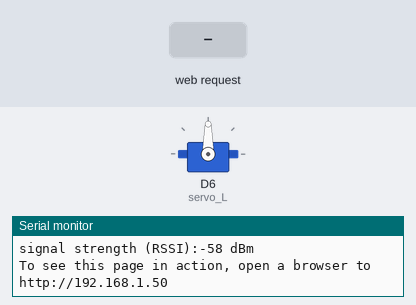
Bench run of a sketch on a simulated Arduino MKR. Shown: servo, the last lines printed to the serial monitor. Inputs (shaded band) come from the test bench. WiFi joins after 1.5 s; servers stay silent unless stated.

Above: at 12.7 s.
12.8 s: HTTP request GET /S received
At 13.25 s:
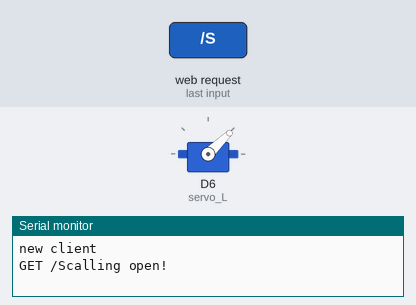
At 16.1 s:
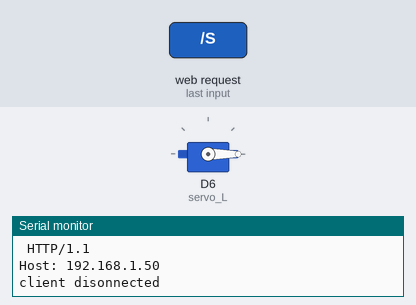
Timing chart, 0 to 17.6 s (numbered marks = the images above; inputs shaded):
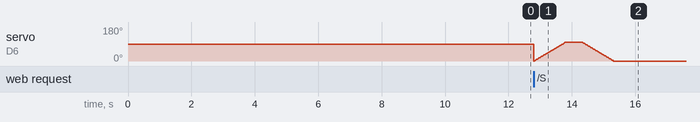

The sketch:

finger.ino
```cpp
#include <SPI.h>
#include <WiFi101.h>
#include "arduino_secrets.h"
#include <Servo.h>
int i = 0;
int j = 0;
int k = 0;

Servo servo_L;
///////please enter your sensitive data in the Secret tab/arduino_secrets.h
char ssid[] = SECRET_SSID;        // your network SSID (name)
char pass[] = SECRET_PASS;    // your network password (use for WPA, or use as key for WEP)
int keyIndex = 0;                 // your network key Index number (needed only for WEP)


int status = WL_IDLE_STATUS;
WiFiServer server(9109);
int pos1 = 0;
int state = 0;

void setup() {
  Serial.begin(9600);      // initialize serial communication
  WiFi.setPins(8,7,4,2);
  servo_L.attach(6);
  // check for the presence of the shield:
  if (WiFi.status() == WL_NO_SHIELD) {
    Serial.println("WiFi shield not present");
    while (true);       // don't continue
  }

  // attempt to connect to WiFi network:
  while ( status != WL_CONNECTED) {
    Serial.print("Attempting to connect to Network named: ");
    Serial.println(ssid);                   // print the network name (SSID);

    // Connect to WPA/WPA2 network. Change this line if using open or WEP network:
    status = WiFi.begin(ssid, pass);
    // wait 10 seconds for connection:
    delay(10000);
  }
  server.begin();                           // start the web server on port 80
  printWiFiStatus();                        // you're connected now, so print out the status
}


void loop() {
  WiFiClient client = server.available();   // listen for incoming clients

  if (client) {                             // if you get a client,
    Serial.println("new client");           // print a message out the serial port
    String currentLine = "";                // make a String to hold incoming data from the client
    while (client.connected()) {            // loop while the client's connected
      if (client.available()) {             // if there's bytes to read from the client,
        char c = client.read();             // read a byte, then
        Serial.write(c);                    // print it out the serial monitor
        if (c == '\n') {                    // if the byte is a newline character

          // if the current line is blank, you got two newline characters in a row.
          // that's the end of the client HTTP request, so send a response:
          if (currentLine.length() == 0) {
            // HTTP headers always start with a response code (e.g. HTTP/1.1 200 OK)
            // and a content-type so the client knows what's coming, then a blank line:
            client.println("HTTP/1.1 200 OK");
            client.println("Content-type:text/html");
            client.println();

            // the content of the HTTP response follows the header:
            client.print("Click <a href=\"/S\">here</a> toggle the door<br>");

            // The HTTP response ends with another blank line:
            client.println();
            // break out of the while loop:
            break;
          }
          else {      // if you got a newline, then clear currentLine:
            currentLine = "";
          }
        }
        else if (c != '\r') {    // if you got anything else but a carriage return character,
          currentLine += c;      // add it to the end of the currentLine
        }

        // Check to see if the client request was "GET /H" or "GET /L":
        if (currentLine.endsWith("GET /S")) {
          Serial.println("calling open!");
          open();               // GET /H turns the LED on
        }
      }
    }
    // close the connection:
    client.stop();
    Serial.println("client disonnected");
  }
}

void open(){
  for (i = 0; i <= 100; i += 1) {
    servo_L.write(i);
    delay(10); // Wait for 50 millisecond(s)
  }
  delay(500);
  for (k = 100; k >= 0; k -= 1) {
    servo_L.write(k);
    delay(10); // Wait for 50 millisecond(s)
  }
}

void printWiFiStatus() {
  // print the SSID of the network you're attached to:
  Serial.print("SSID: ");
  Serial.println(WiFi.SSID());

  // print your WiFi shield's IP address:
  IPAddress ip = WiFi.localIP();
  Serial.print("IP Address: ");
  Serial.println(ip);

  // print the received signal strength:
  long rssi = WiFi.RSSI();
  Serial.print("signal strength (RSSI):");
  Serial.print(rssi);
  Serial.println(" dBm");
  // print where to go in a browser:
  Serial.print("To see this page in action, open a browser to http://");
  Serial.println(ip);
}
```

arduino_secrets.h
```cpp
#define SECRET_SSID "DYNAMIC-USER-N-2GHz"
#define SECRET_PASS "immersion"
```
